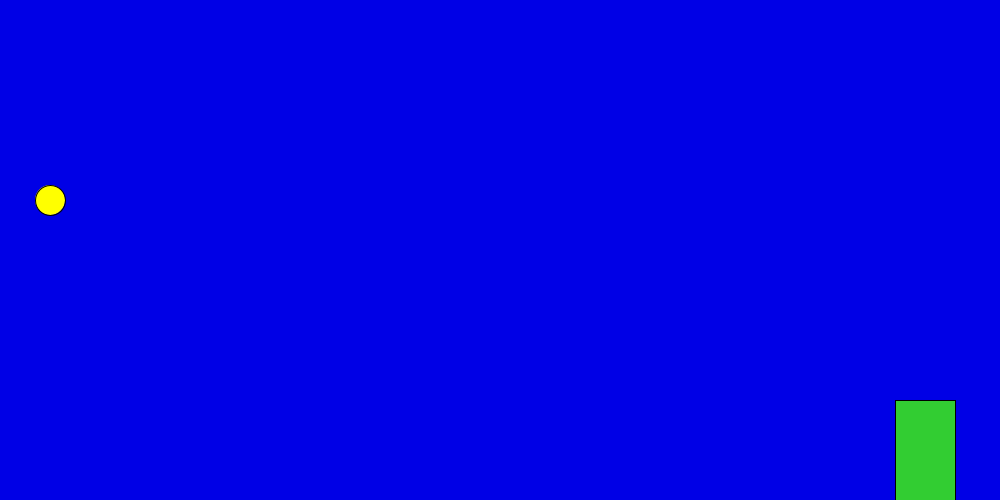
Frame 1 (no input)
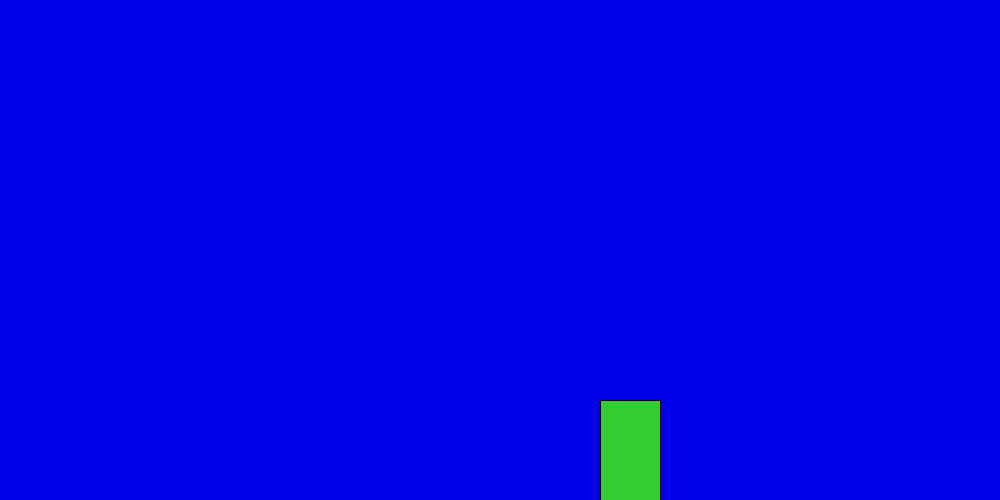
Frame 60 (the mouse pressed at the canvas centre just before this capture)
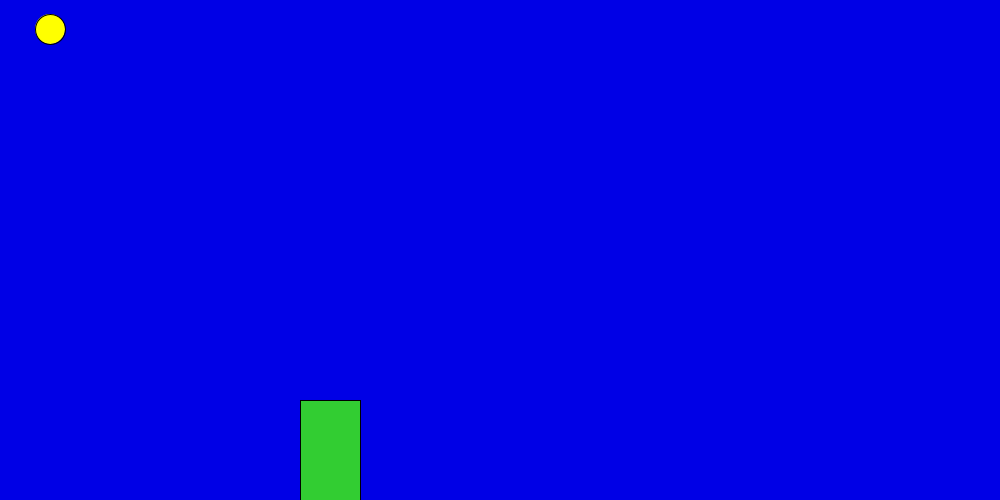
Frame 120 (the mouse held since frame 60 and released just before this capture)

The Processing sketch that drew these frames (run headless with seeded random() and noise(); from frame 60 on, the mouse is pressed at the canvas centre):

// Processing sketch: flappy
// ── flappy.pde


int birdheight = 30;
int birdwidth = 30;
int birdpos = 50;
int pipewidth = 60;
float pipeY = 400;
int pipespeed = 5;
int xpos = 900;
int gravity = 6;
int velocity = 15;
int ypos =200;
void setup()
{
  size(1000, 500);
}

void draw()
{
  background(0, 0, 230);
  fill(255, 255, 0);
  ellipse(birdpos, ypos, birdwidth, birdheight);
  ypos += gravity; 
  if (mousePressed)
  {
    ypos -= velocity;
  }
  fill(50, 205, 50);
  xpos -= pipespeed;
  rect(xpos, pipeY, pipewidth, pipeY + 1000);
  if (xpos == 0)
  {
    xpos = 1000;
    pipeY = random(100, 400);
    if (intersects(birdpos, ypos, xpos, (int)pipeY, birdwidth, birdheight, pipewidth, (int)pipeY + 1000))
    {
      birdpos = 50;   
      ypos = 200;
      pipeY = 400;
      xpos = 100;
    }
  }
}
boolean intersects(int birdX, int birdY, int pipeX, int pipeY, int birdWidth, int birdHeight, int pipeWidth, int pipeHeight) {
  if (birdY + birdHeight > pipeY && birdY < pipeY + pipeHeight && birdX + birdWidth > pipeX  && birdX < pipeX + pipeWidth)
    return true;
  else
    return false;
}
